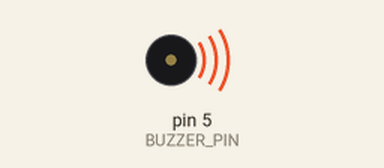
A sketch run on a simulated Arduino Uno, built with avr-gcc and run on an emulated ATmega328P. Shown: buzzer (waves = sounding).

Above: at 0.15 s.
At 4.7 s:
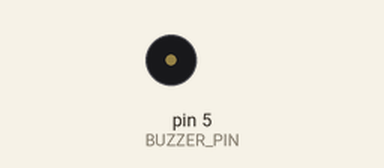
Timing chart, 0 to 6.8 s (numbered marks = the images above):
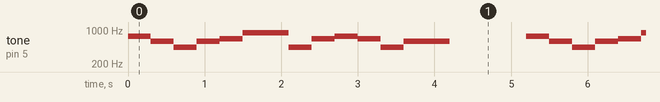

The sketch:

familymart_entrance_sound.ino
```cpp
#define BUZZER_PIN 5

void setup() {
  pinMode(BUZZER_PIN, OUTPUT);
}

void loop() {
  // ファ#
  tone(BUZZER_PIN, 740);
  delay(300);
  noTone(BUZZER_PIN);

  // レ
  tone(BUZZER_PIN, 587);
  delay(300);
  noTone(BUZZER_PIN);

  // ラ (オクターブ低い)
  tone(BUZZER_PIN, 440);
  delay(300);
  noTone(BUZZER_PIN);

  // レ
  tone(BUZZER_PIN, 587);
  delay(300);
  noTone(BUZZER_PIN);

  // ミ
  tone(BUZZER_PIN, 659);
  delay(300);
  noTone(BUZZER_PIN);

  // ラ
  tone(BUZZER_PIN, 880);
  delay(600);
  noTone(BUZZER_PIN);

  // ラ (オクターブ低い)
  tone(BUZZER_PIN, 440);
  delay(300);
  noTone(BUZZER_PIN);

  // ミ
  tone(BUZZER_PIN, 659);
  delay(300);
  noTone(BUZZER_PIN);

  // ファ#
  tone(BUZZER_PIN, 740);
  delay(300);
  noTone(BUZZER_PIN);

  // ミ
  tone(BUZZER_PIN, 659);
  delay(300);
  noTone(BUZZER_PIN);

  // ラ (オクターブ低い)
  tone(BUZZER_PIN, 440);
  delay(300);
  noTone(BUZZER_PIN);

  // レ
  tone(BUZZER_PIN, 587);
  delay(600);
  noTone(BUZZER_PIN);

  delay(1000); // 1秒待つ
}
```

Measured:
- by itself, tone on pin 5 (BUZZER_PIN): repeats every 5.2 s: 587 Hz 0.30 s, 440 Hz 0.30 s, 587 Hz 0.30 s, 659 Hz 0.30 s, 880 Hz 0.60 s, 440 Hz 0.30 s, 659 Hz 0.30 s, 740 Hz 0.30 s, 659 Hz 0.30 s, 440 Hz 0.30 s, 587 Hz 0.60 s, silent 1.0 s, 740 Hz 0.30 s
